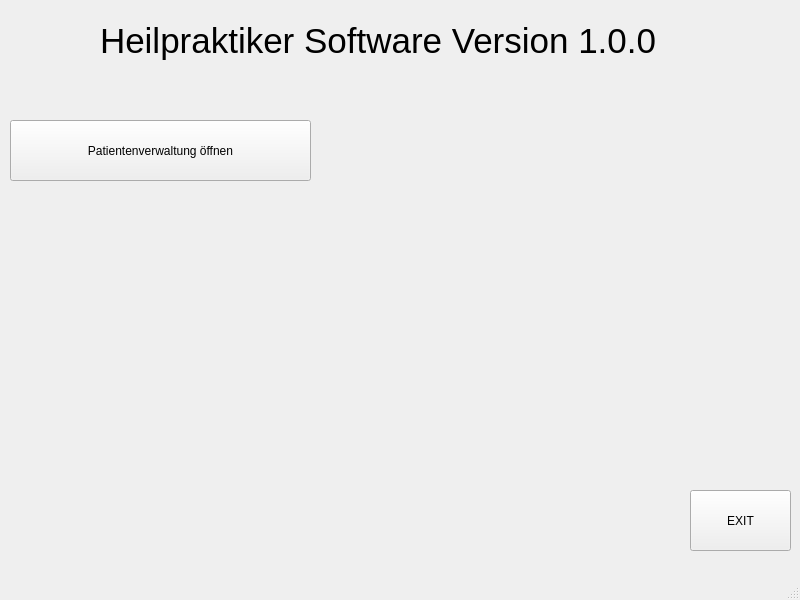
<?xml version="1.0" encoding="UTF-8"?>
<ui version="4.0">
 <class>MainWindow</class>
 <widget class="QMainWindow" name="MainWindow">
  <property name="geometry">
   <rect>
    <x>0</x>
    <y>0</y>
    <width>800</width>
    <height>600</height>
   </rect>
  </property>
  <property name="windowTitle">
   <string>MainWindow</string>
  </property>
  <widget class="QWidget" name="centralwidget">
   <widget class="QLabel" name="head">
    <property name="geometry">
     <rect>
      <x>100</x>
      <y>0</y>
      <width>600</width>
      <height>81</height>
     </rect>
    </property>
    <property name="font">
     <font>
      <pointsize>26</pointsize>
     </font>
    </property>
    <property name="text">
     <string>Heilpraktiker Software Version 1.0.0</string>
    </property>
   </widget>
   <widget class="QPushButton" name="Open_Pat">
    <property name="geometry">
     <rect>
      <x>10</x>
      <y>120</y>
      <width>301</width>
      <height>61</height>
     </rect>
    </property>
    <property name="text">
     <string>Patientenverwaltung öffnen</string>
    </property>
   </widget>
   <widget class="QPushButton" name="Exit">
    <property name="geometry">
     <rect>
      <x>690</x>
      <y>490</y>
      <width>101</width>
      <height>61</height>
     </rect>
    </property>
    <property name="text">
     <string>EXIT</string>
    </property>
   </widget>
  </widget>
  <widget class="QMenuBar" name="menubar">
   <property name="geometry">
    <rect>
     <x>0</x>
     <y>0</y>
     <width>800</width>
     <height>22</height>
    </rect>
   </property>
  </widget>
  <widget class="QStatusBar" name="statusbar"/>
 </widget>
 <resources/>
 <connections/>
</ui>
